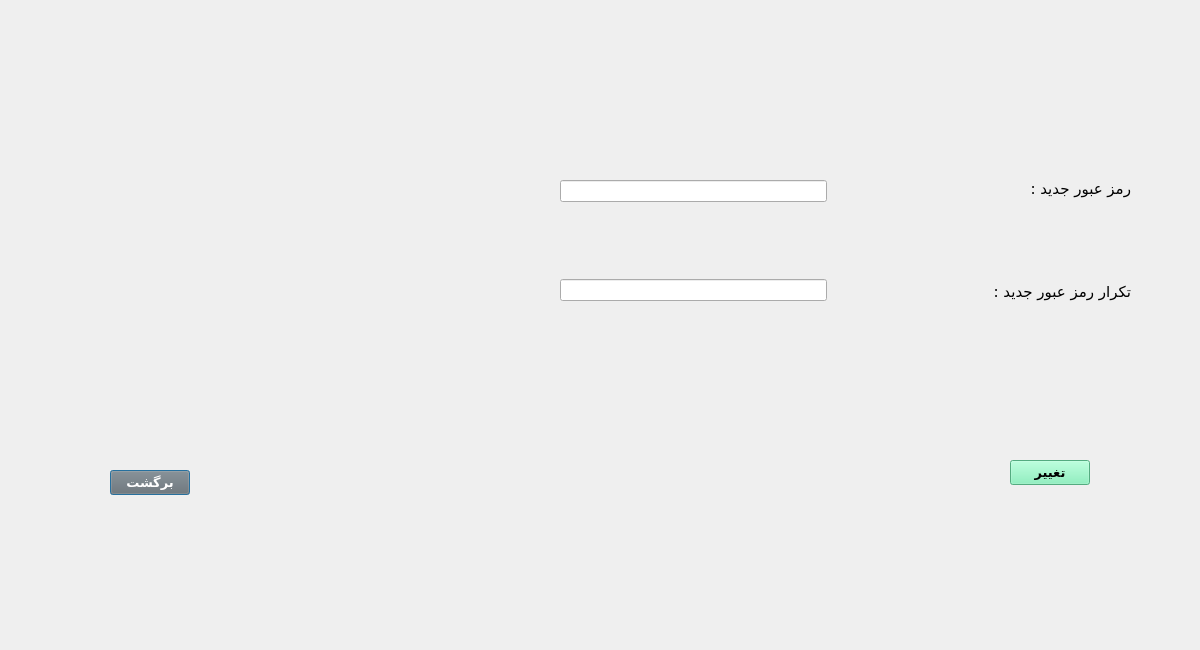
<?xml version="1.0" encoding="UTF-8"?>
<ui version="4.0">
 <class>teacherchangepassword</class>
 <widget class="QDialog" name="teacherchangepassword">
  <property name="geometry">
   <rect>
    <x>0</x>
    <y>0</y>
    <width>1200</width>
    <height>650</height>
   </rect>
  </property>
  <property name="windowTitle">
   <string>Dialog</string>
  </property>
  <widget class="QWidget" name="layoutWidget">
   <property name="geometry">
    <rect>
     <x>560</x>
     <y>180</y>
     <width>571</width>
     <height>121</height>
    </rect>
   </property>
   <layout class="QHBoxLayout" name="horizontalLayout">
    <item>
     <layout class="QVBoxLayout" name="verticalLayout">
      <item>
       <widget class="QLineEdit" name="lineEdit_newPass">
        <property name="font">
         <font>
          <pointsize>9</pointsize>
         </font>
        </property>
        <property name="echoMode">
         <enum>QLineEdit::Password</enum>
        </property>
       </widget>
      </item>
      <item>
       <spacer name="verticalSpacer_3">
        <property name="orientation">
         <enum>Qt::Vertical</enum>
        </property>
        <property name="sizeHint" stdset="0">
         <size>
          <width>20</width>
          <height>40</height>
         </size>
        </property>
       </spacer>
      </item>
      <item>
       <widget class="QLineEdit" name="lineEdit_repeatNewPass">
        <property name="font">
         <font>
          <pointsize>9</pointsize>
         </font>
        </property>
        <property name="echoMode">
         <enum>QLineEdit::Password</enum>
        </property>
       </widget>
      </item>
     </layout>
    </item>
    <item>
     <layout class="QVBoxLayout" name="verticalLayout_2">
      <item>
       <spacer name="horizontalSpacer">
        <property name="orientation">
         <enum>Qt::Horizontal</enum>
        </property>
        <property name="sizeType">
         <enum>QSizePolicy::Minimum</enum>
        </property>
        <property name="sizeHint" stdset="0">
         <size>
          <width>160</width>
          <height>20</height>
         </size>
        </property>
       </spacer>
      </item>
      <item>
       <spacer name="verticalSpacer_2">
        <property name="orientation">
         <enum>Qt::Vertical</enum>
        </property>
        <property name="sizeHint" stdset="0">
         <size>
          <width>20</width>
          <height>40</height>
         </size>
        </property>
       </spacer>
      </item>
      <item>
       <spacer name="horizontalSpacer_2">
        <property name="orientation">
         <enum>Qt::Horizontal</enum>
        </property>
        <property name="sizeType">
         <enum>QSizePolicy::Minimum</enum>
        </property>
        <property name="sizeHint" stdset="0">
         <size>
          <width>160</width>
          <height>20</height>
         </size>
        </property>
       </spacer>
      </item>
     </layout>
    </item>
    <item>
     <layout class="QVBoxLayout" name="verticalLayout_3">
      <item>
       <widget class="QLabel" name="label_newPass">
        <property name="font">
         <font>
          <family>B Koodak</family>
          <pointsize>11</pointsize>
         </font>
        </property>
        <property name="text">
         <string>رمز عبور جدید :</string>
        </property>
       </widget>
      </item>
      <item>
       <spacer name="verticalSpacer">
        <property name="orientation">
         <enum>Qt::Vertical</enum>
        </property>
        <property name="sizeHint" stdset="0">
         <size>
          <width>20</width>
          <height>40</height>
         </size>
        </property>
       </spacer>
      </item>
      <item>
       <widget class="QLabel" name="label_repeatNewPass">
        <property name="font">
         <font>
          <family>B Koodak</family>
          <pointsize>11</pointsize>
         </font>
        </property>
        <property name="text">
         <string>تکرار رمز عبور جدید :</string>
        </property>
       </widget>
      </item>
     </layout>
    </item>
   </layout>
  </widget>
  <widget class="QPushButton" name="pushButton_2">
   <property name="geometry">
    <rect>
     <x>110</x>
     <y>470</y>
     <width>80</width>
     <height>25</height>
    </rect>
   </property>
   <property name="font">
    <font>
     <family>B Nazanin</family>
     <pointsize>10</pointsize>
     <weight>75</weight>
     <bold>true</bold>
    </font>
   </property>
   <property name="styleSheet">
    <string notr="true">background-color:rgb(111, 111, 111);
color: white;</string>
   </property>
   <property name="text">
    <string>برگشت</string>
   </property>
  </widget>
  <widget class="QPushButton" name="pushButton">
   <property name="geometry">
    <rect>
     <x>1010</x>
     <y>460</y>
     <width>80</width>
     <height>25</height>
    </rect>
   </property>
   <property name="font">
    <font>
     <family>B Nazanin</family>
     <pointsize>10</pointsize>
     <weight>75</weight>
     <bold>true</bold>
    </font>
   </property>
   <property name="styleSheet">
    <string notr="true">background-color: rgb(118, 240, 179)</string>
   </property>
   <property name="text">
    <string>تغییر</string>
   </property>
  </widget>
 </widget>
 <resources/>
 <connections/>
</ui>
